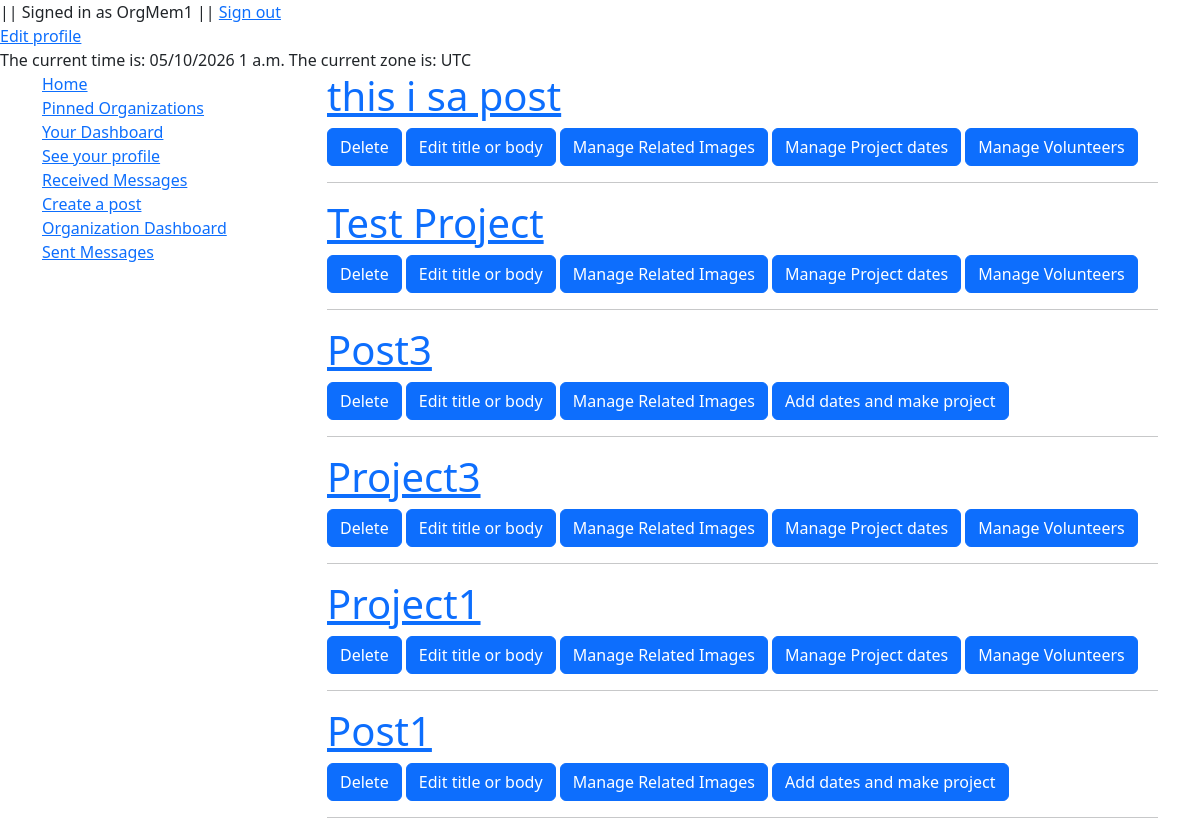
/Forum/manage_posts (signed in), run on the app's committed database.
### Forum/models.py (models this page shows, shortened)
class Post(models.Model):
    title = models.CharField(max_length=150)
    body = models.TextField(null=False, blank=False)
    timestamp = models.DateTimeField(auto_now_add=True, blank=True, null=True)
    is_project = models.BooleanField(default=False, null=False, blank=False, verbose_name="Make this a project")
    author = models.ForeignKey(Profile, on_delete=models.SET_NULL, null=True, related_name='written_posts')
    organization = models.ForeignKey(Organization, on_delete=models.CASCADE, null=True, related_name='our_posts')
    @property
    def get_volunteer_search_form(self):
        if self.is_project:
            EVENT_CHOICES = []
            for event in self.project_times.all():
                if event.open:
                    date_str = format_date(event.date, "j N Y")
                    time_str = format_time(event.time, 'g:i a')
                    EVENT_CHOICES.append((event.pk, f"{date_str} at {time_str}"))
            return VolunteerSearchForm(EVENT_CHOICES, prefix=self.pk)

### Forum/views.py (the view)
# urls.py: path("manage_posts", permission_required("Forum.can_post")(views.ManagePostsView.as_view()), name="manage_posts_view"),
class ManagePostsView(ListView):
    model = Post
    template_name = "Forum/dash_pages/org_posts.html"
    def get_queryset(self, *args, **kwargs):
        queryset = super(ManagePostsView, self).get_queryset(*args, **kwargs)
        current_profile = Profile.objects.get(pk=self.request.user.pk)
        return queryset.filter(organization=current_profile.membership).order_by("-timestamp")

### Forum/templates/Forum/dash_pages/org_posts.html (shortened to what this page needs)
{% extends "Forum/layouts/sidebar_layout.html" %}
{% load crispy_forms_tags %}
{% load static %}
{% block body %}
    {% for post in post_list %}
        <h1><a href="{% url 'detail_view' pk=post.pk %}">{{ post.title }}</a></h1>
        <a class="btn btn-primary" href="{% url 'delete_post' pk=post.pk %}"> Delete </a>
        <a class="btn btn-primary" href="{% url 'change_post' pk=post.pk %}"> Edit title or body </a>
        <a class="btn btn-primary" href="{% url 'manage_imgs' post_pk=post.pk %}"> Manage Related Images </a>
        <a class="btn btn-primary" href="{% url 'manage_events' post_pk=post.pk %}">
            {% if post.is_project %}
                Manage Project dates
            {% else %}
                Add dates and make project
            {% endif %}
        </a>
        {% if post.is_project %}
        <button type="button" class="btn btn-primary" onclick="toggle_form(this, {{post.pk}})" value="Hidden">Manage Volunteers</button>
        {% endif %}
        <hr>
    {% empty %}
        <p> Looks like {{ post.organization.name }} has no posts. </p>
    {% endfor %}
{% endblock %}

### Forum/templates/Forum/layouts/sidebar_layout.html (shortened to what this page needs)
<!DOCTYPE html>
<html lang="en">
    <head>
        {% load static %}
        {% load crispy_forms_tags %}
        <link href="https://cdn.jsdelivr.net/npm/bootstrap@5.2.3/dist/css/bootstrap.min.css" rel="stylesheet">
        <link rel="stylesheet" href="{% static 'Forum/style/stylesheet.css' %}">
    </head>
    <body>
        {% load tz %}
        {% get_current_timezone as TIME_ZONE %}
        <div id = "topbar">
            ||
            {% if user.is_authenticated %}
                Signed in as {{ request.user.username }} ||
                <a href="{% url 'sign_out' %}">Sign out</a> <br>
                <a href="{% url 'edit_profile' %}">Edit profile</a> <br>
            {% else %}
            <a href="{% url 'login' %}">Sign in</a> ||
            <a href="{% url 'sign_up' %}">Sign up</a> ||
            {% endif %}
            The current time is:
            {% now "SHORT_DATETIME_FORMAT" %}
            The current zone is:
            {{ TIME_ZONE }}
        </div>
        <div class="container container-fluid">
        <div class = "row">
            <div id ="sidebar" class = "col-3">
                <a href="{% url 'index' %}">Home</a> <br>
                {% if user.is_authenticated %}
                    <a href="{% url 'pinned_view' %}">Pinned Organizations</a> <br>
                    <a href="{% url 'your_project_view' %}">Your Dashboard</a> <br>
                    <a href="{% url 'profile_view' pk=user.pk %}">See your profile</a> <br>
                    <a href="{% url 'received_messages' %}">Received Messages</a> <br>
                    {% if perms.Forum.can_post %}
                        <a href="{% url 'create_post' %}">Create a post</a> <br>
                        <a href="{% url 'manage_posts_view' %}">Organization Dashboard</a> <br>
                        <a href="{% url 'sent_messages' %}">Sent Messages</a> <br>
                    {% endif %}
                {% endif %}
            </div>
            <div id = "body" class = "col">
                {% localtime on %}
                {% block body %}
                {% endblock %}
                {% endlocaltime %}
            </div>
        </div>
    </div>
    </body>
</html>

### data on the page
Post: title "this i sa post", is_project "Manage Project dates"
Post: title "Test Project", is_project "Manage Project dates"
Post: title "Post3", is_project "Add dates and make project"
Post: title "Project3", is_project "Manage Project dates"
Post: title "Project1", is_project "Manage Project dates"
Post: title "Post1", is_project "Add dates and make project"

### other printed values
{{ request.user.username }} "OrgMem1"
{{ TIME_ZONE }} "UTC"
